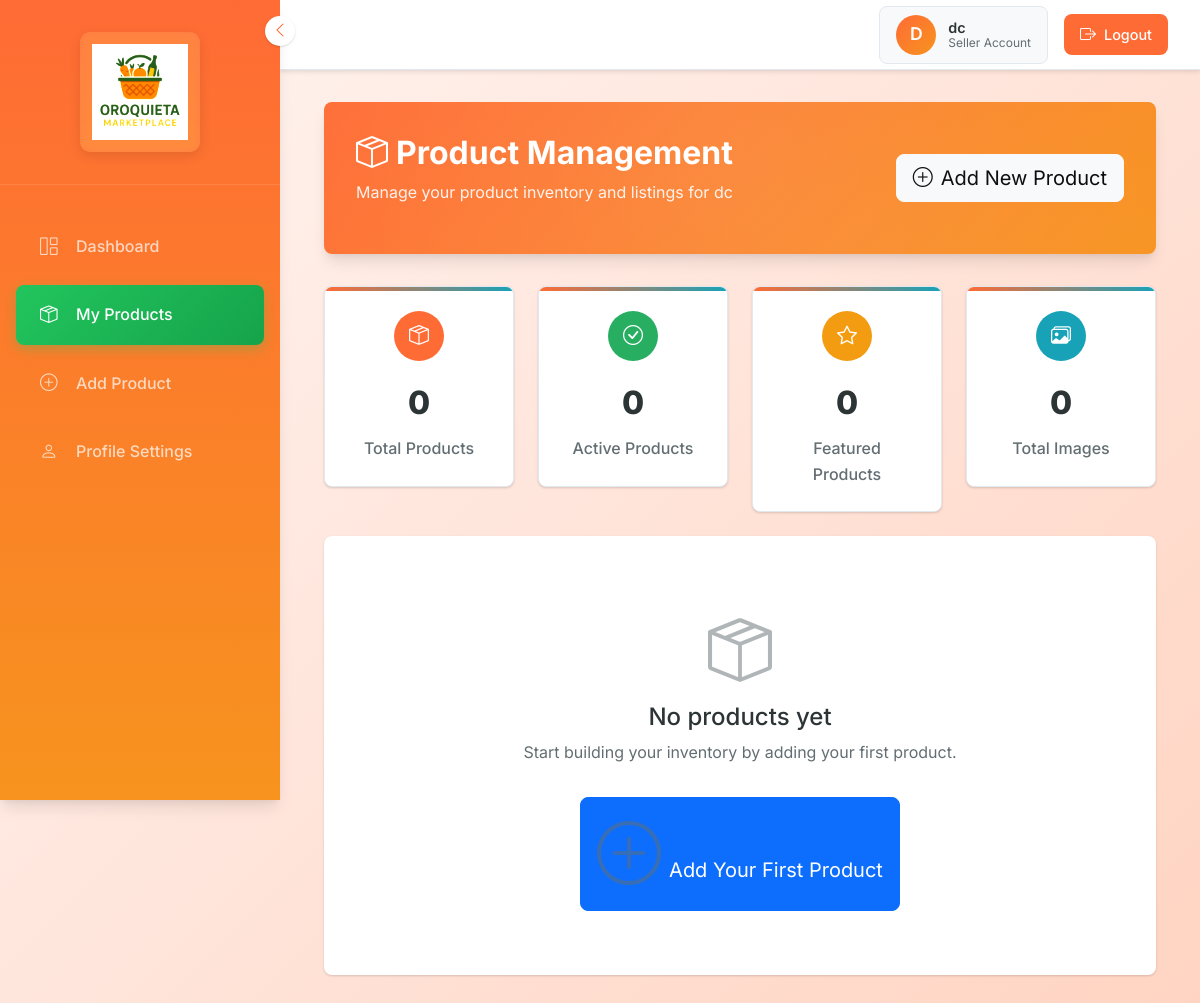
Before: /seller/products.php (signed in) with the older database file.
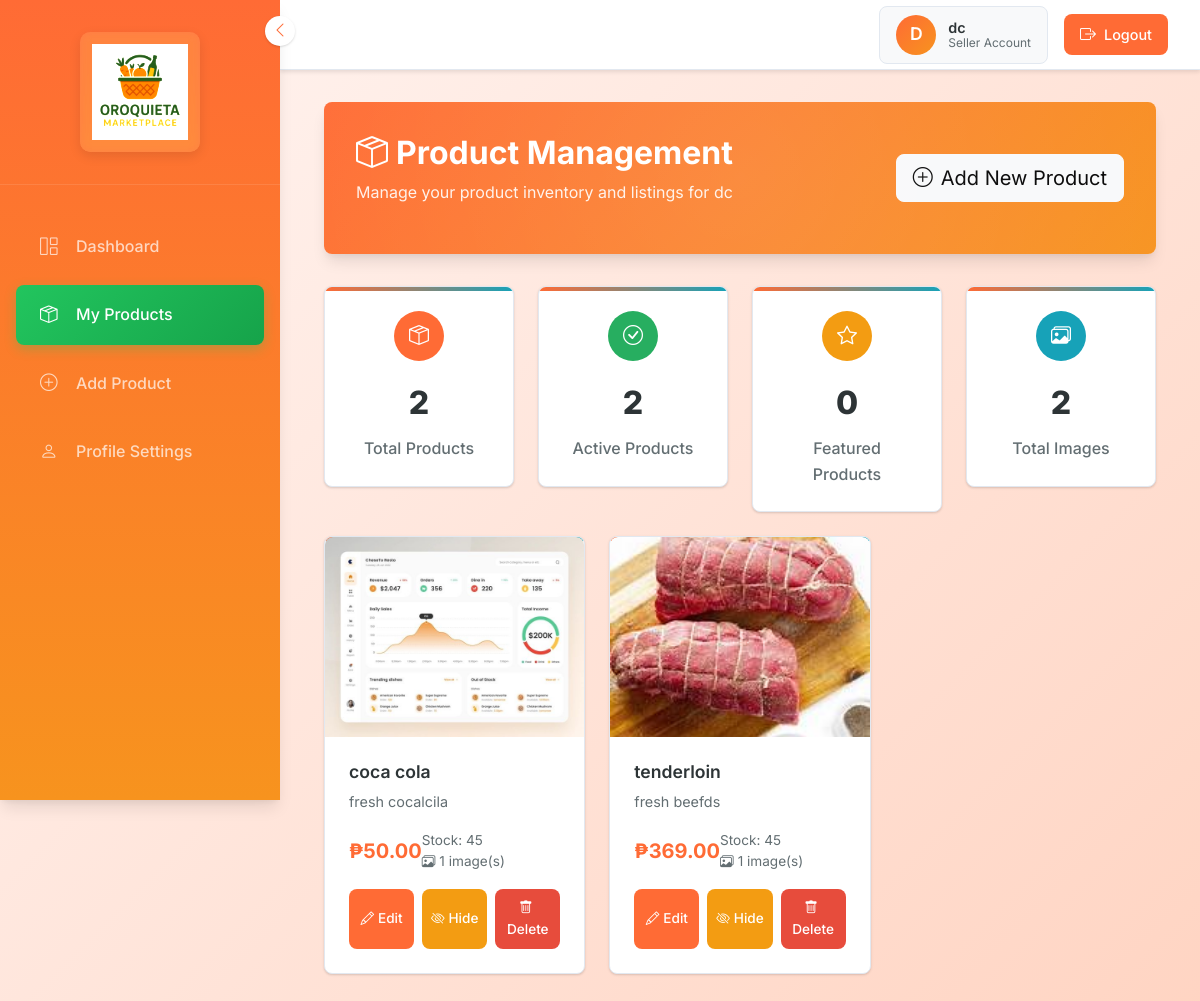
After: the same page with the newer database file.
### tables this page shows
CREATE TABLE `seller_applications` (
  `id` int(11) NOT NULL,
  `seller_id` int(11) NOT NULL,
  `business_name` varchar(255) NOT NULL,
  `business_phone` varchar(20) NOT NULL,
  `tax_id` varchar(50) DEFAULT NULL,
  `documents_submitted` text DEFAULT NULL,
  `selected_stall` varchar(10) DEFAULT NULL,
  `status` enum('pending','approved','rejected') DEFAULT 'pending',
  `admin_notes` text DEFAULT NULL,
  `created_at` timestamp NOT NULL DEFAULT current_timestamp(),
  `updated_at` timestamp NOT NULL DEFAULT current_timestamp() ON UPDATE current_timestamp()
);

CREATE TABLE `products` (
  `id` int(11) NOT NULL,
  `seller_id` int(11) NOT NULL,
  `category_id` int(11) DEFAULT NULL,
  `name` varchar(255) NOT NULL,
  `description` text DEFAULT NULL,
  `price` decimal(10,2) NOT NULL,
  `stock_quantity` int(11) NOT NULL DEFAULT 0,
  `weight` decimal(10,2) DEFAULT NULL,
  `is_featured` tinyint(1) DEFAULT 0,
  `is_active` tinyint(1) DEFAULT 1,
  `created_at` timestamp NOT NULL DEFAULT current_timestamp(),
  `updated_at` timestamp NOT NULL DEFAULT current_timestamp() ON UPDATE current_timestamp()
);

### seller/products.php (the view, shortened to what this page needs)
<?php
require_once '../includes/db_connect.php';
$seller_id = $_SESSION['user_id'];
$query = "SELECT p.*,
                 (SELECT image_path FROM product_images pi WHERE pi.product_id = p.id AND pi.is_primary = 1 LIMIT 1) as primary_image,
                 (SELECT COUNT(*) FROM product_images pi WHERE pi.product_id = p.id) as image_count
          FROM products p
          WHERE p.seller_id = ?
          ORDER BY p.created_at DESC";
$stmt = $pdo->prepare($query);
$stmt->execute([$seller_id]);
$products = $stmt->fetchAll();
?>
<!DOCTYPE html>
<html lang="en">
<head>
    <link rel="stylesheet" href="https://use.fontawesome.com/releases/v5.15.4/css/all.css" />
    <link href="https://cdn.jsdelivr.net/npm/bootstrap-icons@1.4.1/font/bootstrap-icons.css" rel="stylesheet">
    <link href="https://cdn.jsdelivr.net/npm/bootstrap@5.3.0/dist/css/bootstrap.min.css" rel="stylesheet">
</head>
<body>
    <?php include 'sidebar.php'; ?>
    <?php include 'header.php'; ?>
    <div class="main-content">
        <div class="container-fluid">
            <div class="page-header">
                <div class="d-flex justify-content-between align-items-center">
                    <div>
                        <h1><i class="bi bi-box-seam me-2"></i>Product Management</h1>
                        <p>Manage your product inventory and listings for
                            <?php echo htmlspecialchars($business_name); ?>
                        </p>
                    </div>
                    <button class="btn btn-light btn-lg" onclick="openAddProductModal()">
                        <i class="bi bi-plus-circle me-2"></i>Add New Product
                    </button>
                </div>
            </div>
            <div class="row g-4 mb-4">
                <div class="col-md-3">
                    <div class="stats-card">
                        <div class="stats-icon" style="background: var(--primary);">
                            <i class="bi bi-box-seam"></i>
                        </div>
                        <div class="stats-number"><?php echo count($products); ?></div>
                        <div class="stats-label">Total Products</div>
                    </div>
                </div>
                <div class="col-md-3">
                    <div class="stats-card">
                        <div class="stats-icon" style="background: var(--success);">
                            <i class="bi bi-check-circle"></i>
                        </div>
                        <div class="stats-number">
                            <?php echo count(array_filter($products, function ($p) {
                                return $p['is_active'];
                            })); ?>
                        </div>
                        <div class="stats-label">Active Products</div>
                    </div>
                </div>
                <div class="col-md-3">
                    <div class="stats-card">
                        <div class="stats-icon" style="background: var(--warning);">
                            <i class="bi bi-star"></i>
                        </div>
                        <div class="stats-number">
                            <?php echo count(array_filter($products, function ($p) {
                                return $p['is_featured'];
                            })); ?>
                        </div>
                        <div class="stats-label">Featured Products</div>
                    </div>
                </div>
                <div class="col-md-3">
                    <div class="stats-card">
                        <div class="stats-icon" style="background: var(--info);">
                            <i class="bi bi-images"></i>
                        </div>
                        <div class="stats-number"><?php echo array_sum(array_column($products, 'image_count')); ?></div>
                        <div class="stats-label">Total Images</div>
                    </div>
                </div>
            </div>
            <div class="row g-4">
                <?php if (!empty($products)): ?>
                    <?php foreach ($products as $product): ?>
                        <div class="col-lg-4 col-md-6 mb-4">
                            <div class="product-card">
                                <div
                                    class="status-badge <?php echo $product['is_active'] ? 'badge-active' : 'badge-inactive'; ?>">
                                </div>
                                <div class="position-relative">
                                    <?php if (!empty($product['primary_image'])): ?>
                                        <img src="../<?php echo htmlspecialchars($product['primary_image']); ?>"
                                            class="product-image" alt="<?php echo htmlspecialchars($product['name']); ?>">
                                    <?php else: ?>
                                        <div class="product-image-placeholder">
                                            <i class="bi bi-image text-muted" style="font-size: 3rem;"></i>
                                        </div>
                                    <?php endif; ?>
                                </div>
                                <div class="card-body">
                                    <h5 class="card-title"><?php echo htmlspecialchars($product['name']); ?></h5>
                                    <?php if (!empty($product['description'])): ?>
                                        <p class="card-text">
                                            <?php echo htmlspecialchars(substr($product['description'], 0, 100)); ?>
                                        </p>
                                    <?php endif; ?>
                                    <div class="price-info">
                                        <div class="price">₱<?php echo number_format($product['price'], 2); ?></div>
                                        <div class="stock-info">
                                            Stock: <?php echo $product['stock_quantity']; ?>
                                            <?php if ($product['image_count'] > 0): ?>
                                                <br><i class="bi bi-images me-1"></i><?php echo $product['image_count']; ?> image(s)
                                            <?php endif; ?>
                                        </div>
                                    </div>
                                    <div class="action-buttons">
                                        <button class="btn-action btn-edit"
                                            onclick="editProduct(<?php echo $product['id']; ?>)">
                                            <i class="bi bi-pencil me-1"></i>Edit
                                        </button>
                                        <button class="btn-action btn-toggle"
                                            onclick="toggleProductStatus(<?php echo $product['id']; ?>, <?php echo $product['is_active'] ? 'false' : 'true'; ?>)">
                                            <i
                                                class="bi bi-<?php echo $product['is_active'] ? 'eye-slash' : 'eye'; ?> me-1"></i><?php echo $product['is_active'] ? 'Hide' : 'Show'; ?>
                                        </button>
                                        <button class="btn-action btn-delete"
                                            onclick="deleteProduct(<?php echo $product['id']; ?>, '<?php echo htmlspecialchars($product['name']); ?>')">
                                            <i class="bi bi-trash me-1"></i>Delete
                                        </button>
                                    </div>
                                </div>
                            </div>
                        </div>
                    <?php endforeach; ?>
                <?php else: ?>
                    <div class="col-12">
                        <div class="empty-state">
                            <i class="bi bi-box-seam"></i>
                            <h4>No products yet</h4>
                            <p>Start building your inventory by adding your first product.</p>
                            <button class="btn btn-primary btn-lg" onclick="openAddProductModal()">
                                <i class="bi bi-plus-circle me-2"></i>Add Your First Product
                            </button>
                        </div>
                    </div>
                <?php endif; ?>
            </div>
        </div>
    </div>
</body>
</html>

### seller/sidebar.php (shortened to what this page needs)
<?php
$current_page = basename($_SERVER['PHP_SELF']);
?>
<div class="sidebar" id="sidebar">
    <button class="toggle-sidebar" onclick="toggleSidebar()" title="Toggle Sidebar">
        <i class="bi bi-chevron-left"></i>
    </button>
    <div class="sidebar-brand">
        <img src="../assets/img/logo.png" alt="ORO Market Logo">
    </div>
    <ul class="sidebar-nav">
        <li class="nav-item">
            <a href="dashboard.php" class="nav-link <?php echo $current_page == 'dashboard.php' ? 'active' : ''; ?>">
                <i class="bi bi-grid-1x2"></i>
                <span>Dashboard</span>
            </a>
        </li>
        <li class="nav-item">
            <a href="products.php" class="nav-link <?php echo $current_page == 'products.php' ? 'active' : ''; ?>">
                <i class="bi bi-box-seam"></i>
                <span>My Products</span>
            </a>
        </li>
        <li class="nav-item">
            <a href="#" class="nav-link" onclick="openAddProductModal()">
                <i class="bi bi-plus-circle"></i>
                <span>Add Product</span>
            </a>
        </li>
        <li class="nav-item">
            <a href="profile.php" class="nav-link <?php echo $current_page == 'profile.php' ? 'active' : ''; ?>">
                <i class="bi bi-person"></i>
                <span>Profile Settings</span>
            </a>
        </li>
    </ul>
</div>

### seller/header.php (shortened to what this page needs)
<?php
$seller_id = $_SESSION['user_id'];
require_once '../includes/db_connect.php';
$stmt = $pdo->prepare("SELECT * FROM sellers WHERE id = ?");
$stmt->execute([$seller_id]);
$seller = $stmt->fetch();
$stmt = $pdo->prepare("SELECT business_name FROM seller_applications WHERE seller_id = ? AND status = 'approved'");
$stmt->execute([$seller_id]);
$application = $stmt->fetch();
$business_name = $application ? $application['business_name'] : ($seller['first_name'] . ' ' . $seller['last_name']);
?>
<div class="top-header">
    <div class="header-right">
        <div class="user-info-header">
            <div class="user-avatar">
                <?php echo strtoupper(substr($business_name, 0, 1)); ?>
            </div>
            <div class="user-details-header">
                <div class="user-name-header"><?php echo htmlspecialchars($business_name); ?></div>
                <div class="user-role-header">Seller Account</div>
            </div>
        </div>
        <a href="../logout.php" class="logout-btn-header">
            <i class="bi bi-box-arrow-right"></i>
            Logout
        </a>
    </div>
</div>

### seller/products.php (style rules this page uses)
:root { --primary: #ff6b35; --primary-dark: #f7931e; --secondary: #64748b; --success: #27ae60; --warning: #f39c12; --danger: #e74c3c; --info: #17a2b8; --light: #f8f9fa; --dark: #2d3436; --text-primary: #2d3436; --text-secondary: #636e72; --border: #e2e8f0; --shadow: 0 1px 3px 0 rgba(0, 0, 0, 0.1), 0 1px 2px 0 rgba(0, 0, 0, 0.06); --shadow-lg: 0 10px 15px -3px rgba(0, 0, 0, 0.1), 0 4px 6px -2px rgba(0, 0, 0, 0.05); --border-radius: 8px; }
* { margin: 0; padding: 0; box-sizing: border-box; }
body { font-family: 'Inter', sans-serif; background: linear-gradient(135deg, #fff5f2 0%, #ffd4c2 100%); color: var(--text-primary); line-height: 1.6; overflow-x: hidden; }
.main-content { margin-left: 280px; padding: 2rem; min-height: 100vh; transition: all 0.3s ease; }
.container-fluid { max-width: 1400px; transition: all 0.3s ease; }
.page-header { background: linear-gradient(135deg, var(--primary) 0%, var(--primary-dark) 100%); color: white; padding: 2rem; border-radius: var(--border-radius); margin-bottom: 2rem; box-shadow: var(--shadow-lg); position: relative; overflow: hidden; }
.page-header::before { content: ''; position: absolute; top: -50%; right: -50%; width: 200%; height: 200%; background: radial-gradient(circle, rgba(255, 255, 255, 0.1) 0%, transparent 70%); animation: float 6s ease-in-out infinite; }
.page-header h1 { font-size: 2rem; font-weight: 700; margin-bottom: 0.5rem; position: relative; z-index: 1; }
.page-header p { opacity: 0.9; position: relative; z-index: 1; }
.product-card { background: white; border-radius: var(--border-radius); box-shadow: var(--shadow); transition: all 0.3s ease; border: 1px solid var(--border); position: relative; overflow: hidden; height: 100%; }
.product-card::before { content: ''; position: absolute; top: 0; left: 0; right: 0; height: 4px; background: linear-gradient(90deg, var(--primary) 0%, var(--info) 100%); }
.product-image { width: 100%; height: 200px; object-fit: cover; border-radius: var(--border-radius) var(--border-radius) 0 0; }
.status-badge { position: absolute; top: 10px; right: 10px; padding: 0.25rem 0.5rem; border-radius: 20px; font-size: 0.75rem; font-weight: 600; text-transform: uppercase; }
.badge-active { background: var(--success); color: white; }
.card-body { padding: 1.5rem; display: flex; flex-direction: column; flex-grow: 1; }
.card-title { font-size: 1.1rem; font-weight: 600; margin-bottom: 0.5rem; color: var(--text-primary); }
.card-text { color: var(--text-secondary); font-size: 0.9rem; margin-bottom: 1rem; flex-grow: 1; }
.price-info { display: flex; justify-content: between; align-items: center; margin-bottom: 1rem; }
.price { font-size: 1.25rem; font-weight: 700; color: var(--primary); }
.stock-info { font-size: 0.85rem; color: var(--text-secondary); }
.action-buttons { display: flex; gap: 0.5rem; margin-top: auto; }
.btn-action { flex: 1; padding: 0.5rem; border: none; border-radius: var(--border-radius); font-size: 0.85rem; font-weight: 500; transition: all 0.3s ease; cursor: pointer; }
.btn-edit { background: var(--primary); color: white; }
.btn-toggle { background: var(--warning); color: white; }
.btn-delete { background: var(--danger); color: white; }
.product-card { animation: fadeInUp 0.6s ease-out; }
.stats-card { background: white; border-radius: var(--border-radius); padding: 1.5rem; box-shadow: var(--shadow); border: 1px solid var(--border); text-align: center; position: relative; overflow: hidden; }
.stats-card::before { content: ''; position: absolute; top: 0; left: 0; right: 0; height: 4px; background: linear-gradient(90deg, var(--primary) 0%, var(--info) 100%); }
.stats-icon { width: 50px; height: 50px; border-radius: 50%; display: flex; align-items: center; justify-content: center; margin: 0 auto 1rem; color: white; font-size: 1.25rem; }
.stats-number { font-size: 2rem; font-weight: 800; color: var(--text-primary); margin-bottom: 0.5rem; }
.stats-label { color: var(--text-secondary); font-weight: 500; }
.empty-state { text-align: center; padding: 4rem 2rem; background: white; border-radius: var(--border-radius); box-shadow: var(--shadow); }
.empty-state i { font-size: 4rem; color: var(--text-secondary); opacity: 0.5; margin-bottom: 1rem; }
.empty-state h4 { color: var(--text-primary); margin-bottom: 0.5rem; }
.empty-state p { color: var(--text-secondary); margin-bottom: 2rem; }

Changed rows visible on the page:
added products: is_featured "0", shows a picture, name "coca cola", description "fresh cocalcila", price "50.00", stock_quantity "45", image_count "1", is_active 1 (drawn)
added products: shows a picture, name "tenderloin", description "fresh beefds", price "369.00", stock_quantity "45", image_count "1", is_active 1 (drawn)
Other visible differences:
count($products): "0" → "2"
array_sum(array_column($products, 'image_count')): "0" → "2"
text no longer shown: "0 0 No products yet Start building your inventory by adding your first product. Add Your First Product"
text now shown: "2"
